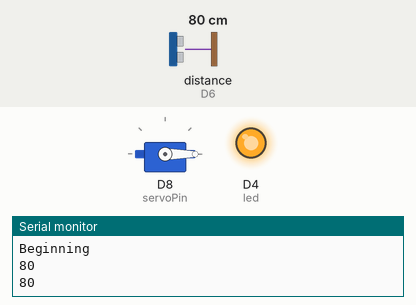
Bench run of a sketch on a simulated ESP8266 (Wemos D1 mini). Shown: servo, output pins drawn as LEDs (lit = HIGH), the last lines printed to the serial monitor. The inputs (shaded band) are chosen by the test bench; at power-on: distance to the obstacle (sensor on D6) 80 cm. The echo pulse lasts 58.3 µs per cm.

Above: at 1.8 s.
1.9 s: distance to the obstacle (sensor on D6) set to 45 cm
3.4 s: distance to the obstacle (sensor on D6) set to 38 cm
At 4.72 s:
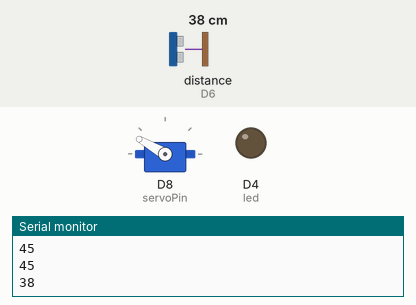
At 5.7 s:
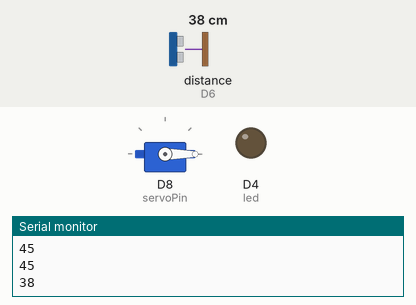
Timing chart, 0 to 13.4 s (numbered marks = the images above; inputs shaded):
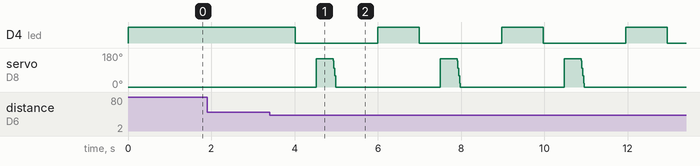

Measured:
- the behaviour switches between 41 and 40 cm on distance to the obstacle (sensor on D6) (found by bisection; images 0 and 1)
- after the input at 3.4 s, D4 (led): alternates HIGH for 1.0 s and LOW for 2.0 s, starting after 0.62 s; servo on D8 (servoPin): 0° → 150° after 1.1 s, then repeats every 3.0 s: 140° 0.02 s, 100° 0.02 s, 60° 0.02 s, 20° 0.01 s, 0° 2.5 s, 150° 0.41 s

The sketch:

high_five.ino
```cpp
/*
    This project implements a high-five machine. Or it can simply be
    used to trigger some other action (like pressing the plunger of a
    soap dispenser) when something like a hand is within range.

    It uses an HC-SR04 or US-015 ultrasonic sensor and a micro servo.

    This project has been tested on the following boards, with changes
    being made to the defined pins, as needed:
    - Adafruit Trinket M0
    - Wemos D1 Mini (ESP8266 board)
    - Arduino Uno
    - Arduino Nano 33 IoT
*/

#include <Servo.h>
#include <Ultrasonic.h>

#define activationThresholdCM 40
#define pingPin D5
#define echoPin D6
#define servoPin D8
#define handDown 0
#define handUp 150
#define led LED_BUILTIN

// These constants may seem a little counter-intuitive, but are
// a readability enhancement for when the code is built for an
// ESP8266 board. The built-in LED on these boards operate in
// reverse - they are on when the value is low (0) and off when high (1).
// Uncomment the line below to build for an ESP8266.
// #define ESP8266
#ifdef ESP8266
    #define LED_ON LOW
    #define LED_OFF HIGH
#else
    #define LED_ON HIGH
    #define LED_OFF LOW
#endif

Servo servo;
Ultrasonic sonar(pingPin, echoPin);
int distance;

// ........................................................................
void notifyError() {
    while (true) {
        digitalWrite(led, HIGH);
        delay(250);
        digitalWrite(led, LOW);
        delay(250);
    }
}

// ........................................................................
void setup() {
    servo.attach(servoPin);
    servo.write(handDown);
    pinMode(led, OUTPUT);
    Serial.begin(9600);
    while (!Serial) ;
    Serial.println("Beginning");
    digitalWrite(led, LED_OFF);
}

// ........................................................................
void loop() {
    distance = sonar.read();
    Serial.println(distance);

    if (distance <= activationThresholdCM) {
        digitalWrite(led, LED_ON);
        delay(500);

        servo.write(handUp);
        delay(400);

        for (int pos = handUp; pos > handDown; pos -= 10) {
            servo.write(pos);
            delay(5);
        }

        servo.write(handDown);
        delay(1000);
        digitalWrite(led, LED_OFF);
    }

    delay(1000);
}
```
